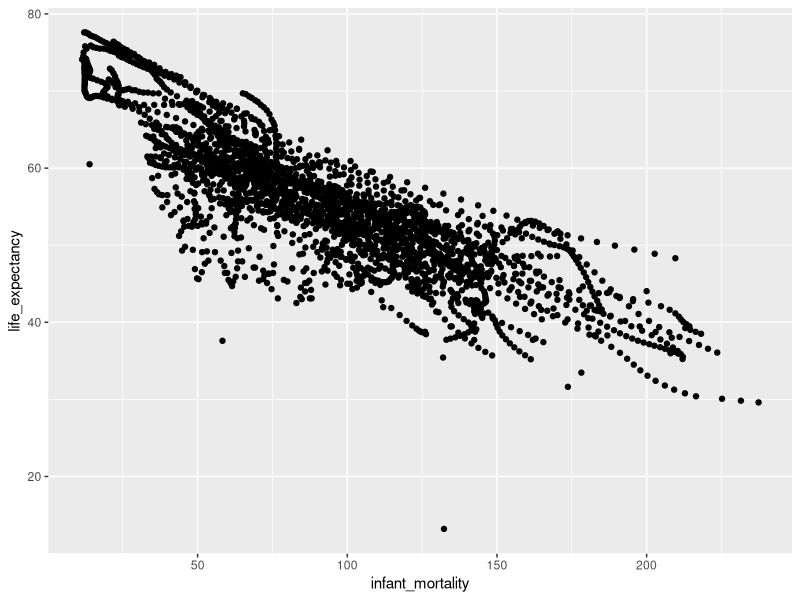
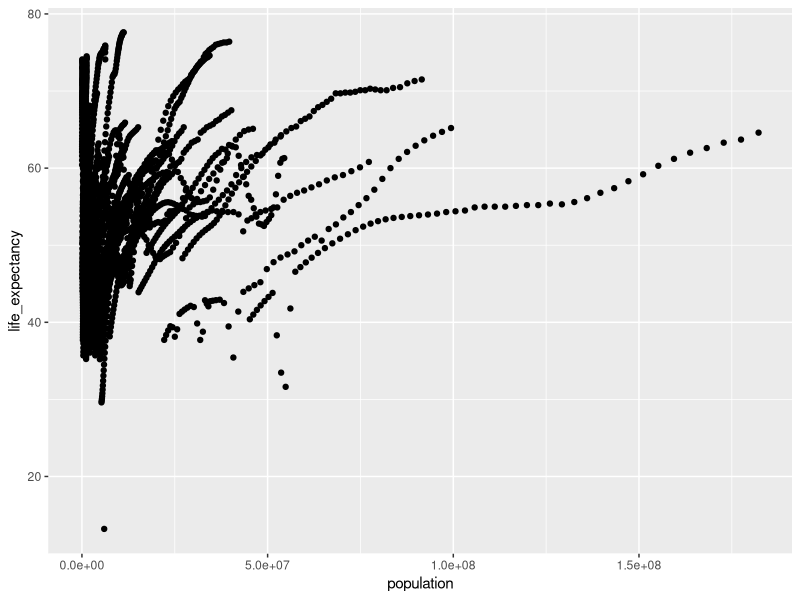
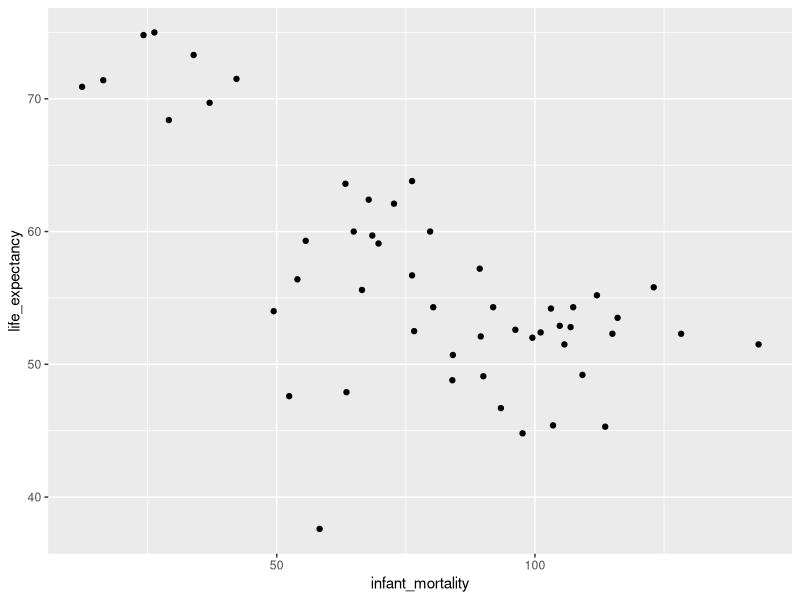
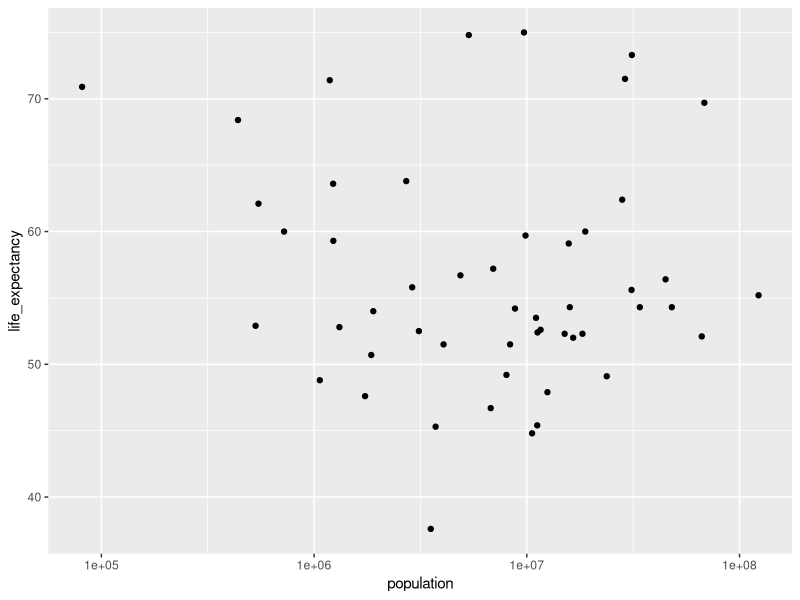

The R script that drew these images, in order:
## ---- chunk 1
#first loading some packages
#for plotting
library(ggplot2)


#loading the dslabs
library(dslabs)
#help file for gapminder
help(gapminder)
#data structure overview
str(gapminder)
#get a summary of data
summary(gapminder)
#determining the type of object gapminder is
class(gapminder)

## ---- chunk 2
#data processing chunk

#the following code subsets the data from African countries
#and names the new dataset africadata

africadata <-  gapminder[which(gapminder$continent=='Africa'), ]

#checking to make sure it worked using table
#here we see that only observations from Africa remain

table(africadata$continent)

#new data1: making new variable/object that contains only infant_mortality and life_expectancy

select1 <- c("infant_mortality", "life_expectancy")
newdata1 <- africadata[select1]


#newdata2: making new variable/object that contains only population and life_expectancy

select2 <- c("population", "life_expectancy")
newdata2 <- africadata[select2]

#checking newdata1 with str and summary
str(newdata1)
summary(newdata1)

#checking newdata2 with str and summary
str(newdata2)
summary(newdata2)


## ---- chunk 3
#plotting

#plotting life expectancy and infant mortality
ggplot(newdata1, aes(x=infant_mortality, y=life_expectancy)) + geom_point() 


#plotting life expectancy and population size(log transformed)
ggplot(newdata2, aes(x=population, y=life_expectancy))  + geom_point()
  scale_x_log10() 

#taking another look at africa data

#We notice the year variable. After using the table function, we see that
#there are 51 countries with data from 1960 to 2016. There are repeated measures for each country, which causes the "streaks" of data
table(africadata$year)


## ---- chunk 4
#more data processing

#figuring out which years have missing data for infant mortality
#here I used "table" to show which years were missing data

table(africadata$year,(africadata$infant_mortality=="Na"))

#subsetting the data from year 2000

africadata2000 <-  africadata[which(africadata$year==2000), ]


#checking using str and summary

str(africadata2000)
summary(africadata2000)

## ---- chunk 5
#more plotting

#plotting life expectancy and infant mortality
ggplot(africadata2000, aes(x=infant_mortality, y=life_expectancy)) + geom_point() 


#plotting life expectancy and population size(log transformed)
ggplot(africadata2000, aes(x=population, y=life_expectancy))  + geom_point() + scale_x_log10() 


## ---- chunk 6
#a simple fit

#fit1: life expectancy as outcome and infant mortality as predictor
fit1 <- lm(africadata2000$life_expectancy ~ africadata2000$infant_mortality)

#fit2: life expectancy as outcome and population size as predictor
fit2 <- lm(africadata2000$life_expectancy ~ africadata2000$population)

summary(fit1)
summary(fit2)
